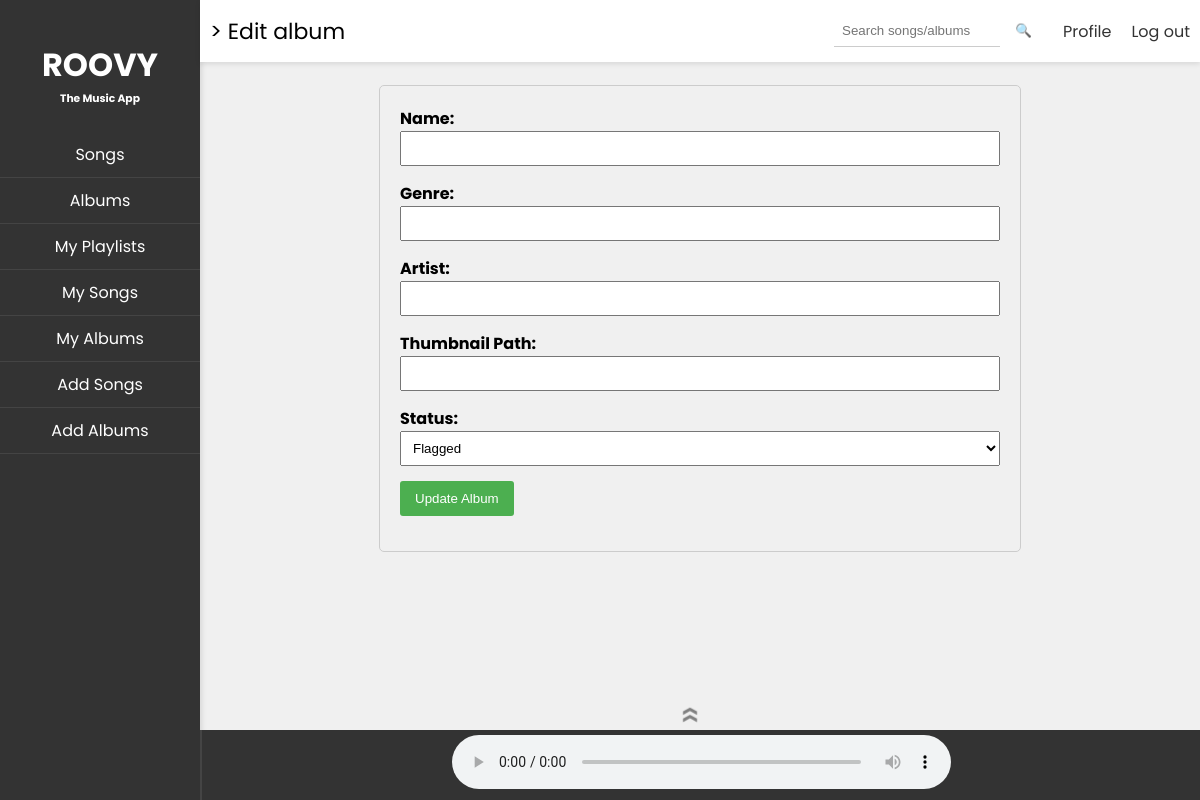
The page /edit_album/d6c3dbdc-3e18-4086-817c-203a14fa209e on the database as committed earlier.
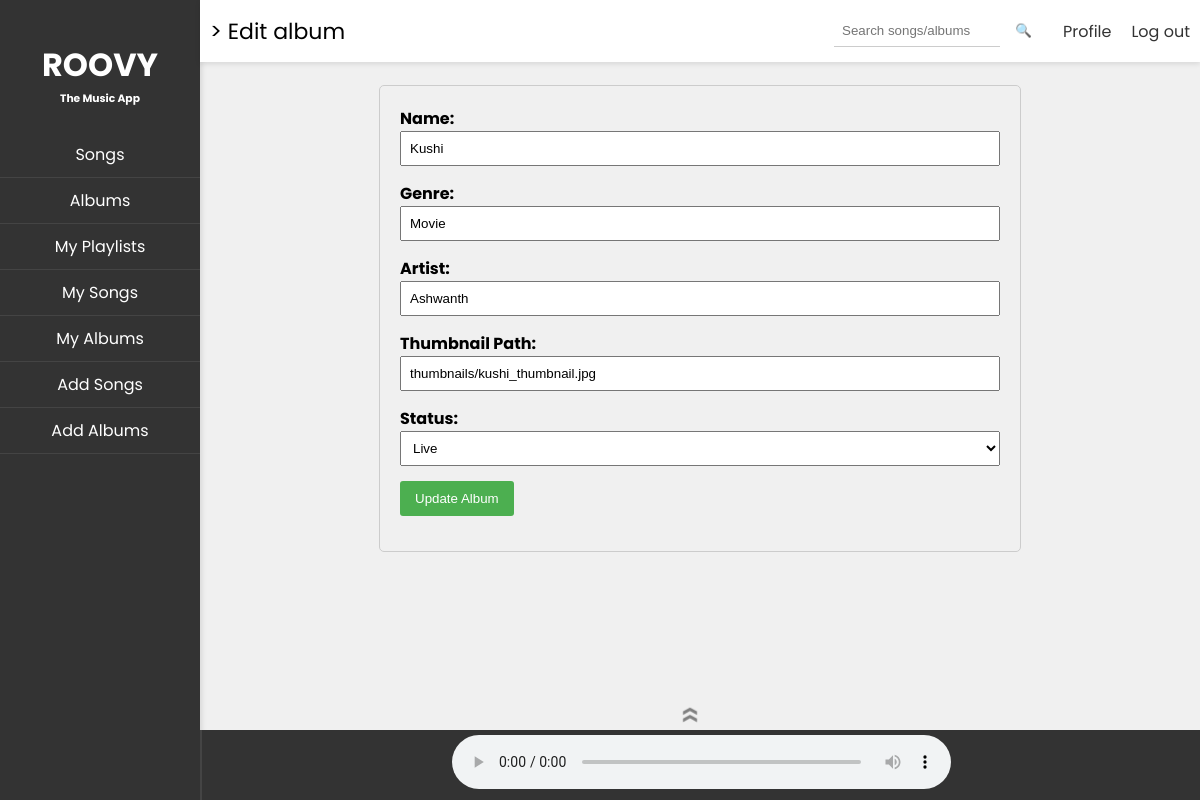
The same page on the database as committed later.
### models.py (models this page shows)
class Album(Base):
    __tablename__ = 'ALBUM'
    album_id = Column(String, primary_key=True)
    name = Column(String, nullable=False)
    genre = Column(String, nullable=False)
    artist = Column(String, nullable=False)
    thumbnail_path = Column(String, nullable=False)
    status = Column(Enum('flagged', 'blocked', 'live', name='status_enum'))
    created_by = Column(String, nullable=False)
    created_on = Column(DateTime, nullable=False)
    songs = relationship("Song", back_populates="album")

### routes.py (the view, shortened to what this page needs)
@app.route('/edit_album/<string:album_id>', methods=['GET', 'POST'])
def editAlbum(album_id):
    try:
        album = getAlbumFromId(album_id)
        return creatorLandingPage("edit_album", request), 200
    except Exception as e:
        flash(f"An error occurred: {str(e)}", "error")
        return index(), 500

### landing_pages.py (called while the page is built)
def setNavElems(elems):
    global nav_elements
    nav_elements = elems

def edit_album(album):
    header_left = "> Edit album"
    content = render_template('edit_album.html', album=album)
    current_song = "Now Playing: None"
    return render_template('parent_frame.html', content=content, current_song=current_song, header_left=header_left,
                           nav_elements=nav_elements)

### util.py (called while the page is built)
def getAlbumFromId(album_id):
    return Album.query.get(album_id)

### templates/edit_album.html (shortened to what this page needs)
<div class="editAlbum">
    <form method="POST" action="{{ url_for('editAlbum', album_id=album.album_id) }}">
        <div>
            <label for="name">Name:</label>
            <input type="text" id="name" name="name" value="{{ album.name }}" required>
        </div>
        <div>
            <label for="genre">Genre:</label>
            <input type="text" id="genre" name="genre" value="{{ album.genre }}" required>
        </div>
        <div>
            <label for="artist">Artist:</label>
            <input type="text" id="artist" name="artist" value="{{ album.artist }}" required>
        </div>
        <div>
            <label for="thumbnail_path">Thumbnail Path:</label>
            <input type="text" id="thumbnail_path" name="thumbnail_path" value="{{ album.thumbnail_path }}" required>
        </div>
        <div>
            <label for="status">Status:</label>
            <select id="status" name="status" required>
                <option value="flagged" >Flagged</option>
                <option value="live" {% if album.status==
                'live' %}selected{% endif %}>Live</option>
            </select>
        </div>
        <div>
            <button type="submit">Update Album</button>
        </div>
    </form>
</div>

Rows that differ between the two databases and show on the page:
added Album: name "Kushi", genre "Movie", artist "Ashwanth", thumbnail_path "thumbnails/kushi_thumbnail.jpg", status "Live"
Other text that changed with them:
form field status: "Flagged" → (not shown)
